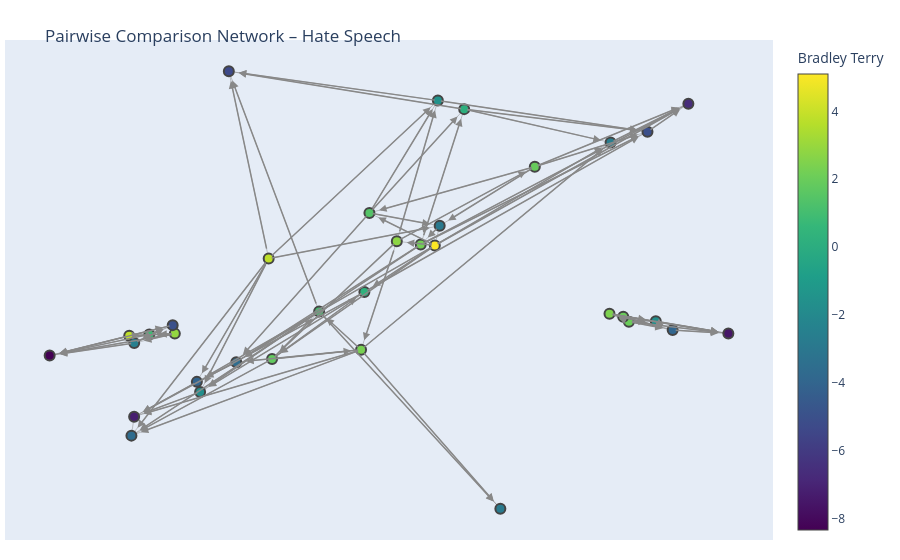

Source (notebook cell):
### Code cell
p.plot_comparison_network(
    decision_col='decision_ministral-3:8b',
    centrality_measure='bradley_terry', # we offer a few different ways to examine this
    data_df = p.data,
    scored_df = p.scored_df,
    score_col='Bradley_Terry_Score_full_ministral-3:8b'
)

### Figure 1 — Plotly figure (JSON) as saved in the notebook; plotly's stock layout.template omitted (floating-point values rounded to 4 significant figures; data arrays with more than 128 entries replaced by an {"elided": "..."} marker saying what was removed)
{"data": [{"hoverinfo": "none", "line": {"color": "#888", "width": 0.5}, "mode": "lines", "type": "scatter", "x": {"elided": "273 float values"}, "y": {"elided": "273 float values"}}, {"hoverinfo": "text", "marker": {"color": [3.796, -1.742, 2.314, -2.651, -4.064, 5.1, 1.789, -3.608, 1.051, 0.169, 0.2866, -7.231, -2.871, 2.747, -2.85, 1.42, -3.588, -6.636, 1.942, -5.048, -1.532, 2.211, -5.301, 3.808, -2.559, 2.9, -5.002, 0.8626, -8.34, 2.015, -3.97, -7.534, -1.674, 2.015, 2.431], "colorbar": {"title": {"text": "Bradley Terry"}}, "colorscale": [[0, "#440154"], [0.1111, "#482878"], [0.2222, "#3e4989"], [0.3333, "#31688e"], [0.4444, "#26828e"], [0.5556, "#1f9e89"], [0.6667, "#35b779"], [0.7778, "#6ece58"], [0.8889, "#b5de2b"], [1, "#fde725"]], "line": {"width": 2}, "showscale": true, "size": 10}, "mode": "markers", "text": ["<b>3068</b><br><br>MGTOW is fucking gay why don't you just castrate yourself", "<b>35743</b><br><br>Meet the 23-Year-Old Indian Origin Doctor Bhasha Mukherjee,<br>Who Is Now 'Miss England' URL", "<b>9814</b><br><br>I'll fuck your face while I abuse your tits and slap your<br>pussy until I've drained every drop of cum out of my balls", "<b>32523</b><br><br>New Issue from the @GaDjournal on Humanitarian Action and<br>Crisis Response, looking at cutting-edge insights on<br>innovative humanitarian programming aiming to advance<br>women's rights and gender equality URL URL", "<b>11870</b><br><br>Got it. Thanks for the clarifying and congrats for you on<br>being open and proud about your sexuality. It's a hard<br>journey for many to accept and is a beautiful thing when<br>people can be open and confident about who they truly are!", "<b>43497</b><br><br>White nationalists will be always be that, deplorables in<br>every sense, and the people that say they are not, are<br>either liars or idiots, enjoy while it last, it won't be<br>long anyway. I am tired of them and idiots scare me more<br>than al-queda at this point, so guess who I want gone by<br>now. , I want the hypocrite liars and real evil people dead<br>or in healing forever, but the rest of idiots? Want to be<br>merciful with them, just gone and ever come back..", "<b>28090</b><br><br>@freetobe66 @michaelbeatty3 @1Romans58 @realDonaldTrump I<br>Will Be Damned If My Federal Tax Dollars Will Be Used To<br>Give Scum Sucking Illegals Free Health Insurance. They<br>Should Be Terminated At The Border", "<b>5719</b><br><br>Literally anything racist or with the nword", "<b>405</b><br><br>MemeriTV: \"The US is a filthy whore dog of Israel!\"", "<b>10695</b><br><br>That's why that one came here, went through the difficult<br>process of getting a green card, waited for citizenship, got<br>citizenship, became a part of her community, won election to<br>the a Minnesota House, and won election to the US House.<br>Sounds pretty much like she must love this country.", "<b>3352</b><br><br>Woman: Cries Early 20th century psychiatrist: She's mentally<br>ill, put her in the insane asylum!", "<b>48374</b><br><br>Straight white Male but Fuckin love this song. \"Why men<br>great till they gotta be great?\" No Idea still tryin to<br>figure that out myself.", "<b>48685</b><br><br>Libtard self-hating unhappy women pretending. and falsely<br>claiming to be \"religious conservative women\" replying to<br>that article complaining about it's findings, it's so<br>obvious", "<b>22129</b><br><br>@CardDominant here to spoil but you're talking shit ?? Shut<br>the fuck up. Can't even show your ugly ass face cause you're<br>probably some old fucking hag who has a clit instead of a<br>dick. Blocked again.", "<b>14716</b><br><br>Yeah, like I said I agree with that point. Neuer, Lahm,<br>Boateng, Schweinsteiger, Müller is still a big group of<br>players that were important for the WC win and shaped<br>Bayern.", "<b>802</b><br><br>see this is why aliens wont come here well just call them<br>weird and enslave them or kill them all", "<b>45712</b><br><br>America God Said Stop Abortions. He is not joking!!!!!! For<br>Full prophecy go to King of Glory Ministries on YouTube", "<b>7153</b><br><br>Such an amazing culture and religion, they're so emotional<br>but benevolent! ♥ South America has a large following of<br>Yoruba religions (Umbanda and Candomblé) and the<br>celebrations are incredible.", "<b>15892</b><br><br>Hope he gets PTSD when I rip Fattys intestines out of his<br>asshole.", "<b>21374</b><br><br>O Allah, forgive him and elevate his station among those who<br>are guided. Send him along the path of those who came<br>before, and forgive us and him, O Lord of the worlds.<br>Enlarge for him his grave and shed light upon him in it. URL", "<b>20877</b><br><br>Wait— Dudes are clowning this kid and calling him gay for<br>wearing pink? Ya really not comfortable with your own<br>sexuality and it shows. I think this fit is dumb cute. URL", "<b>36407</b><br><br>No, he's giving arms to Saudi Arabia. You know, the one's<br>who killed a journalist because he called them out on their<br>evil, and where the vast majority of terrorists usually come<br>from. Last time I checked, Mexicans didn't bring down the<br>Trade Center towers, did they, princess? URL", "<b>5360</b><br><br>Fellow trans girl here! Love and support confirmed!", "<b>3658</b><br><br>Go kill yourself you giving a bad rep for all minorities you<br>fucking cum licker , dick chomper , big red", "<b>44720</b><br><br>The only due process is deportation. Seriously people? There<br>should never be any RIGHTS guaranteed to any ILLEGAL other<br>than a bus ride back to the country they snuck over the<br>boarder from.", "<b>39510</b><br><br>wow what a retardedly retarded retard", "<b>25153</b><br><br>@realDonaldTrump This is what the UK Really thinks of you...<br>There were no large cheering & flag waving crowds... There<br>were thousands of JEERING men women & children in protest<br>that you set foot on our soil! #TrumpUKVisit #TrumpProtest<br>#Mueller URL", "<b>37425</b><br><br>@CarmineSabia Name muslim terrorist when they attack ill<br>wait the second shooting was donw by a leftt dem you lot<br>will be silenced on that one though", "<b>22840</b><br><br>URL helping the rohingya refugees is also another cause that<br>you could also spend your time on ❤️ be kind", "<b>47219</b><br><br>Yea we should just go ahead and blow that shit hole of a<br>country up.", "<b>39586</b><br><br>Whore knows her place as a man's sex object URL", "<b>42616</b><br><br>Me too! It's the 21st century and they still haven't learned<br>anything from Dr. Martin Luther King!", "<b>17004</b><br><br>Yeah, not like those liberated hollywood types who just rape<br>women and children. Definitely morally superior.", "<b>27488</b><br><br>@r4ndie98 Gay ass cunt!", "<b>17594</b><br><br>Because Muslims are the most visible brown people. People<br>like you who suck white people's dick are hopeless."], "type": "scatter", "x": [-0.329, -0.5272, -0.06188, 0.6595, -0.5366, 0.1513, -0.3192, -0.7258, -0.1831, 0.2363, -0.05226, -0.718, 0.1654, 0.04145, 0.3408, -0.03772, -0.4227, 0.8844, 0.4404, 0.7662, 0.1602, 0.1106, -0.4442, -0.7321, -0.7178, -0.6003, -0.6065, -0.6741, -0.9622, 0.7125, 0.839, 1, 0.7902, 0.6961, 0.6564], "y": [0.1151, -0.435, -0.2608, 0.5936, -0.3931, 0.1694, -0.2989, -0.6148, -0.1027, 0.7313, -0.02249, -0.5366, 0.2503, 0.1864, -0.9162, 0.3032, -0.3118, 0.7538, 0.4938, 0.6385, 0.7667, 0.1731, 0.8875, -0.2026, -0.2328, -0.1942, -0.1592, -0.1976, -0.2848, -0.1452, -0.1794, -0.1939, -0.1436, -0.1242, -0.1127]}], "layout": {"annotations": [{"arrowcolor": "#888", "arrowhead": 2, "arrowsize": 1, "arrowwidth": 1.5, "ax": -0.329, "axref": "x", "ay": 0.1151, "ayref": "y", "showarrow": true, "standoff": 10, "x": -0.5272, "xref": "x", "y": -0.435, "yref": "y"}, {"arrowcolor": "#888", "arrowhead": 2, "arrowsize": 1, "arrowwidth": 1.5, "ax": -0.329, "axref": "x", "ay": 0.1151, "ayref": "y", "showarrow": true, "standoff": 10, "x": -0.5366, "xref": "x", "y": -0.3931, "yref": "y"}, {"arrowcolor": "#888", "arrowhead": 2, "arrowsize": 1, "arrowwidth": 1.5, "ax": -0.329, "axref": "x", "ay": 0.1151, "ayref": "y", "showarrow": true, "standoff": 10, "x": -0.7258, "xref": "x", "y": -0.6148, "yref": "y"}, {"arrowcolor": "#888", "arrowhead": 2, "arrowsize": 1, "arrowwidth": 1.5, "ax": -0.329, "axref": "x", "ay": 0.1151, "ayref": "y", "showarrow": true, "standoff": 10, "x": 0.1602, "xref": "x", "y": 0.7667, "yref": "y"}, {"arrowcolor": "#888", "arrowhead": 2, "arrowsize": 1, "arrowwidth": 1.5, "ax": -0.329, "axref": "x", "ay": 0.1151, "ayref": "y", "showarrow": true, "standoff": 10, "x": 0.1654, "xref": "x", "y": 0.2503, "yref": "y"}, {"arrowcolor": "#888", "arrowhead": 2, "arrowsize": 1, "arrowwidth": 1.5, "ax": -0.329, "axref": "x", "ay": 0.1151, "ayref": "y", "showarrow": true, "standoff": 10, "x": -0.4442, "xref": "x", "y": 0.8875, "yref": "y"}, {"arrowcolor": "#888", "arrowhead": 2, "arrowsize": 1, "arrowwidth": 1.5, "ax": -0.5272, "axref": "x", "ay": -0.435, "ayref": "y", "showarrow": true, "standoff": 10, "x": -0.5366, "xref": "x", "y": -0.3931, "yref": "y"}, {"arrowcolor": "#888", "arrowhead": 2, "arrowsize": 1, "arrowwidth": 1.5, "ax": -0.5272, "axref": "x", "ay": -0.435, "ayref": "y", "showarrow": true, "standoff": 10, "x": -0.718, "xref": "x", "y": -0.5366, "yref": "y"}, {"arrowcolor": "#888", "arrowhead": 2, "arrowsize": 1, "arrowwidth": 1.5, "ax": -0.06188, "axref": "x", "ay": -0.2608, "ayref": "y", "showarrow": true, "standoff": 10, "x": 0.6595, "xref": "x", "y": 0.5936, "yref": "y"}, {"arrowcolor": "#888", "arrowhead": 2, "arrowsize": 1, "arrowwidth": 1.5, "ax": -0.06188, "axref": "x", "ay": -0.2608, "ayref": "y", "showarrow": true, "standoff": 10, "x": 0.3408, "xref": "x", "y": -0.9162, "yref": "y"}, {"arrowcolor": "#888", "arrowhead": 2, "arrowsize": 1, "arrowwidth": 1.5, "ax": -0.06188, "axref": "x", "ay": -0.2608, "ayref": "y", "showarrow": true, "standoff": 10, "x": -0.7258, "xref": "x", "y": -0.6148, "yref": "y"}, {"arrowcolor": "#888", "arrowhead": 2, "arrowsize": 1, "arrowwidth": 1.5, "ax": -0.06188, "axref": "x", "ay": -0.2608, "ayref": "y", "showarrow": true, "standoff": 10, "x": -0.4227, "xref": "x", "y": -0.3118, "yref": "y"}, {"arrowcolor": "#888", "arrowhead": 2, "arrowsize": 1, "arrowwidth": 1.5, "ax": -0.06188, "axref": "x", "ay": -0.2608, "ayref": "y", "showarrow": true, "standoff": 10, "x": -0.1831, "xref": "x", "y": -0.1027, "yref": "y"}, {"arrowcolor": "#888", "arrowhead": 2, "arrowsize": 1, "arrowwidth": 1.5, "ax": -0.06188, "axref": "x", "ay": -0.2608, "ayref": "y", "showarrow": true, "standoff": 10, "x": -0.718, "xref": "x", "y": -0.5366, "yref": "y"}, {"arrowcolor": "#888", "arrowhead": 2, "arrowsize": 1, "arrowwidth": 1.5, "ax": 0.6595, "axref": "x", "ay": 0.5936, "ayref": "y", "showarrow": true, "standoff": 10, "x": 0.8844, "xref": "x", "y": 0.7538, "yref": "y"}, {"arrowcolor": "#888", "arrowhead": 2, "arrowsize": 1, "arrowwidth": 1.5, "ax": -0.5366, "axref": "x", "ay": -0.3931, "ayref": "y", "showarrow": true, "standoff": 10, "x": -0.718, "xref": "x", "y": -0.5366, "yref": "y"}, {"arrowcolor": "#888", "arrowhead": 2, "arrowsize": 1, "arrowwidth": 1.5, "ax": 0.1513, "axref": "x", "ay": 0.1694, "ayref": "y", "showarrow": true, "standoff": 10, "x": -0.5366, "xref": "x", "y": -0.3931, "yref": "y"}, {"arrowcolor": "#888", "arrowhead": 2, "arrowsize": 1, "arrowwidth": 1.5, "ax": 0.1513, "axref": "x", "ay": 0.1694, "ayref": "y", "showarrow": true, "standoff": 10, "x": 0.1654, "xref": "x", "y": 0.2503, "yref": "y"}, {"arrowcolor": "#888", "arrowhead": 2, "arrowsize": 1, "arrowwidth": 1.5, "ax": 0.1513, "axref": "x", "ay": 0.1694, "ayref": "y", "showarrow": true, "standoff": 10, "x": 0.04145, "xref": "x", "y": 0.1864, "yref": "y"}, {"arrowcolor": "#888", "arrowhead": 2, "arrowsize": 1, "arrowwidth": 1.5, "ax": 0.1513, "axref": "x", "ay": 0.1694, "ayref": "y", "showarrow": true, "standoff": 10, "x": -0.05226, "xref": "x", "y": -0.02249, "yref": "y"}, {"arrowcolor": "#888", "arrowhead": 2, "arrowsize": 1, "arrowwidth": 1.5, "ax": 0.1513, "axref": "x", "ay": 0.1694, "ayref": "y", "showarrow": true, "standoff": 10, "x": 0.8844, "xref": "x", "y": 0.7538, "yref": "y"}, {"arrowcolor": "#888", "arrowhead": 2, "arrowsize": 1, "arrowwidth": 1.5, "ax": 0.1513, "axref": "x", "ay": 0.1694, "ayref": "y", "showarrow": true, "standoff": 10, "x": 0.6595, "xref": "x", "y": 0.5936, "yref": "y"}, {"arrowcolor": "#888", "arrowhead": 2, "arrowsize": 1, "arrowwidth": 1.5, "ax": 0.1513, "axref": "x", "ay": 0.1694, "ayref": "y", "showarrow": true, "standoff": 10, "x": -0.3192, "xref": "x", "y": -0.2989, "yref": "y"}, {"arrowcolor": "#888", "arrowhead": 2, "arrowsize": 1, "arrowwidth": 1.5, "ax": 0.1513, "axref": "x", "ay": 0.1694, "ayref": "y", "showarrow": true, "standoff": 10, "x": -0.03772, "xref": "x", "y": 0.3032, "yref": "y"}, {"arrowcolor": "#888", "arrowhead": 2, "arrowsize": 1, "arrowwidth": 1.5, "ax": -0.3192, "axref": "x", "ay": -0.2989, "ayref": "y", "showarrow": true, "standoff": 10, "x": -0.7258, "xref": "x", "y": -0.6148, "yref": "y"}, {"arrowcolor": "#888", "arrowhead": 2, "arrowsize": 1, "arrowwidth": 1.5, "ax": -0.3192, "axref": "x", "ay": -0.2989, "ayref": "y", "showarrow": true, "standoff": 10, "x": -0.06188, "xref": "x", "y": -0.2608, "yref": "y"}, {"arrowcolor": "#888", "arrowhead": 2, "arrowsize": 1, "arrowwidth": 1.5, "ax": -0.3192, "axref": "x", "ay": -0.2989, "ayref": "y", "showarrow": true, "standoff": 10, "x": -0.05226, "xref": "x", "y": -0.02249, "yref": "y"}, {"arrowcolor": "#888", "arrowhead": 2, "arrowsize": 1, "arrowwidth": 1.5, "ax": -0.3192, "axref": "x", "ay": -0.2989, "ayref": "y", "showarrow": true, "standoff": 10, "x": -0.1831, "xref": "x", "y": -0.1027, "yref": "y"}, {"arrowcolor": "#888", "arrowhead": 2, "arrowsize": 1, "arrowwidth": 1.5, "ax": -0.7258, "axref": "x", "ay": -0.6148, "ayref": "y", "showarrow": true, "standoff": 10, "x": -0.718, "xref": "x", "y": -0.5366, "yref": "y"}, {"arrowcolor": "#888", "arrowhead": 2, "arrowsize": 1, "arrowwidth": 1.5, "ax": -0.1831, "axref": "x", "ay": -0.1027, "ayref": "y", "showarrow": true, "standoff": 10, "x": -0.5272, "xref": "x", "y": -0.435, "yref": "y"}, {"arrowcolor": "#888", "arrowhead": 2, "arrowsize": 1, "arrowwidth": 1.5, "ax": -0.1831, "axref": "x", "ay": -0.1027, "ayref": "y", "showarrow": true, "standoff": 10, "x": -0.4227, "xref": "x", "y": -0.3118, "yref": "y"}, {"arrowcolor": "#888", "arrowhead": 2, "arrowsize": 1, "arrowwidth": 1.5, "ax": -0.1831, "axref": "x", "ay": -0.1027, "ayref": "y", "showarrow": true, "standoff": 10, "x": 0.3408, "xref": "x", "y": -0.9162, "yref": "y"}, {"arrowcolor": "#888", "arrowhead": 2, "arrowsize": 1, "arrowwidth": 1.5, "ax": -0.1831, "axref": "x", "ay": -0.1027, "ayref": "y", "showarrow": true, "standoff": 10, "x": -0.4442, "xref": "x", "y": 0.8875, "yref": "y"}, {"arrowcolor": "#888", "arrowhead": 2, "arrowsize": 1, "arrowwidth": 1.5, "ax": 0.2363, "axref": "x", "ay": 0.7313, "ayref": "y", "showarrow": true, "standoff": 10, "x": 0.6595, "xref": "x", "y": 0.5936, "yref": "y"}, {"arrowcolor": "#888", "arrowhead": 2, "arrowsize": 1, "arrowwidth": 1.5, "ax": 0.2363, "axref": "x", "ay": 0.7313, "ayref": "y", "showarrow": true, "standoff": 10, "x": 0.7662, "xref": "x", "y": 0.6385, "yref": "y"}, {"arrowcolor": "#888", "arrowhead": 2, "arrowsize": 1, "arrowwidth": 1.5, "ax": 0.2363, "axref": "x", "ay": 0.7313, "ayref": "y", "showarrow": true, "standoff": 10, "x": -0.4442, "xref": "x", "y": 0.8875, "yref": "y"}, {"arrowcolor": "#888", "arrowhead": 2, "arrowsize": 1, "arrowwidth": 1.5, "ax": -0.05226, "axref": "x", "ay": -0.02249, "ayref": "y", "showarrow": true, "standoff": 10, "x": -0.718, "xref": "x", "y": -0.5366, "yref": "y"}, {"arrowcolor": "#888", "arrowhead": 2, "arrowsize": 1, "arrowwidth": 1.5, "ax": -0.05226, "axref": "x", "ay": -0.02249, "ayref": "y", "showarrow": true, "standoff": 10, "x": 0.7662, "xref": "x", "y": 0.6385, "yref": "y"}, {"arrowcolor": "#888", "arrowhead": 2, "arrowsize": 1, "arrowwidth": 1.5, "ax": -0.05226, "axref": "x", "ay": -0.02249, "ayref": "y", "showarrow": true, "standoff": 10, "x": -0.5272, "xref": "x", "y": -0.435, "yref": "y"}, {"arrowcolor": "#888", "arrowhead": 2, "arrowsize": 1, "arrowwidth": 1.5, "ax": 0.1654, "axref": "x", "ay": 0.2503, "ayref": "y", "showarrow": true, "standoff": 10, "x": 0.1106, "xref": "x", "y": 0.1731, "yref": "y"}, {"arrowcolor": "#888", "arrowhead": 2, "arrowsize": 1, "arrowwidth": 1.5, "ax": 0.04145, "axref": "x", "ay": 0.1864, "ayref": "y", "showarrow": true, "standoff": 10, "x": -0.3192, "xref": "x", "y": -0.2989, "yref": "y"}, {"arrowcolor": "#888", "arrowhead": 2, "arrowsize": 1, "arrowwidth": 1.5, "ax": 0.04145, "axref": "x", "ay": 0.1864, "ayref": "y", "showarrow": true, "standoff": 10, "x": -0.06188, "xref": "x", "y": -0.2608, "yref": "y"}, {"arrowcolor": "#888", "arrowhead": 2, "arrowsize": 1, "arrowwidth": 1.5, "ax": 0.04145, "axref": "x", "ay": 0.1864, "ayref": "y", "showarrow": true, "standoff": 10, "x": 0.1602, "xref": "x", "y": 0.7667, "yref": "y"}, {"arrowcolor": "#888", "arrowhead": 2, "arrowsize": 1, "arrowwidth": 1.5, "ax": 0.04145, "axref": "x", "ay": 0.1864, "ayref": "y", "showarrow": true, "standoff": 10, "x": 0.4404, "xref": "x", "y": 0.4938, "yref": "y"}, {"arrowcolor": "#888", "arrowhead": 2, "arrowsize": 1, "arrowwidth": 1.5, "ax": -0.03772, "axref": "x", "ay": 0.3032, "ayref": "y", "showarrow": true, "standoff": 10, "x": -0.4227, "xref": "x", "y": -0.3118, "yref": "y"}, {"arrowcolor": "#888", "arrowhead": 2, "arrowsize": 1, "arrowwidth": 1.5, "ax": -0.03772, "axref": "x", "ay": 0.3032, "ayref": "y", "showarrow": true, "standoff": 10, "x": 0.1602, "xref": "x", "y": 0.7667, "yref": "y"}, {"arrowcolor": "#888", "arrowhead": 2, "arrowsize": 1, "arrowwidth": 1.5, "ax": -0.03772, "axref": "x", "ay": 0.3032, "ayref": "y", "showarrow": true, "standoff": 10, "x": 0.2363, "xref": "x", "y": 0.7313, "yref": "y"}, {"arrowcolor": "#888", "arrowhead": 2, "arrowsize": 1, "arrowwidth": 1.5, "ax": -0.03772, "axref": "x", "ay": 0.3032, "ayref": "y", "showarrow": true, "standoff": 10, "x": 0.1654, "xref": "x", "y": 0.2503, "yref": "y"}, {"arrowcolor": "#888", "arrowhead": 2, "arrowsize": 1, "arrowwidth": 1.5, "ax": -0.4227, "axref": "x", "ay": -0.3118, "ayref": "y", "showarrow": true, "standoff": 10, "x": -0.5366, "xref": "x", "y": -0.3931, "yref": "y"}, {"arrowcolor": "#888", "arrowhead": 2, "arrowsize": 1, "arrowwidth": 1.5, "ax": 0.4404, "axref": "x", "ay": 0.4938, "ayref": "y", "showarrow": true, "standoff": 10, "x": 0.7662, "xref": "x", "y": 0.6385, "yref": "y"}, {"arrowcolor": "#888", "arrowhead": 2, "arrowsize": 1, "arrowwidth": 1.5, "ax": 0.4404, "axref": "x", "ay": 0.4938, "ayref": "y", "showarrow": true, "standoff": 10, "x": -0.03772, "xref": "x", "y": 0.3032, "yref": "y"}, {"arrowcolor": "#888", "arrowhead": 2, "arrowsize": 1, "arrowwidth": 1.5, "ax": 0.4404, "axref": "x", "ay": 0.4938, "ayref": "y", "showarrow": true, "standoff": 10, "x": 0.1654, "xref": "x", "y": 0.2503, "yref": "y"}, {"arrowcolor": "#888", "arrowhead": 2, "arrowsize": 1, "arrowwidth": 1.5, "ax": 0.4404, "axref": "x", "ay": 0.4938, "ayref": "y", "showarrow": true, "standoff": 10, "x": 0.8844, "xref": "x", "y": 0.7538, "yref": "y"}, {"arrowcolor": "#888", "arrowhead": 2, "arrowsize": 1, "arrowwidth": 1.5, "ax": 0.7662, "axref": "x", "ay": 0.6385, "ayref": "y", "showarrow": true, "standoff": 10, "x": 0.8844, "xref": "x", "y": 0.7538, "yref": "y"}, {"arrowcolor": "#888", "arrowhead": 2, "arrowsize": 1, "arrowwidth": 1.5, "ax": 0.1602, "axref": "x", "ay": 0.7667, "ayref": "y", "showarrow": true, "standoff": 10, "x": 0.7662, "xref": "x", "y": 0.6385, "yref": "y"}, {"arrowcolor": "#888", "arrowhead": 2, "arrowsize": 1, "arrowwidth": 1.5, "ax": 0.1602, "axref": "x", "ay": 0.7667, "ayref": "y", "showarrow": true, "standoff": 10, "x": -0.4442, "xref": "x", "y": 0.8875, "yref": "y"}, {"arrowcolor": "#888", "arrowhead": 2, "arrowsize": 1, "arrowwidth": 1.5, "ax": 0.1106, "axref": "x", "ay": 0.1731, "ayref": "y", "showarrow": true, "standoff": 10, "x": 0.2363, "xref": "x", "y": 0.7313, "yref": "y"}, {"arrowcolor": "#888", "arrowhead": 2, "arrowsize": 1, "arrowwidth": 1.5, "ax": 0.1106, "axref": "x", "ay": 0.1731, "ayref": "y", "showarrow": true, "standoff": 10, "x": -0.7258, "xref": "x", "y": -0.6148, "yref": "y"}, {"arrowcolor": "#888", "arrowhead": 2, "arrowsize": 1, "arrowwidth": 1.5, "ax": 0.1106, "axref": "x", "ay": 0.1731, "ayref": "y", "showarrow": true, "standoff": 10, "x": 0.8844, "xref": "x", "y": 0.7538, "yref": "y"}, {"arrowcolor": "#888", "arrowhead": 2, "arrowsize": 1, "arrowwidth": 1.5, "ax": 0.1106, "axref": "x", "ay": 0.1731, "ayref": "y", "showarrow": true, "standoff": 10, "x": -0.4227, "xref": "x", "y": -0.3118, "yref": "y"}, {"arrowcolor": "#888", "arrowhead": 2, "arrowsize": 1, "arrowwidth": 1.5, "ax": 0.1106, "axref": "x", "ay": 0.1731, "ayref": "y", "showarrow": true, "standoff": 10, "x": 0.7662, "xref": "x", "y": 0.6385, "yref": "y"}, {"arrowcolor": "#888", "arrowhead": 2, "arrowsize": 1, "arrowwidth": 1.5, "ax": -0.7321, "axref": "x", "ay": -0.2026, "ayref": "y", "showarrow": true, "standoff": 10, "x": -0.7178, "xref": "x", "y": -0.2328, "yref": "y"}, {"arrowcolor": "#888", "arrowhead": 2, "arrowsize": 1, "arrowwidth": 1.5, "ax": -0.7321, "axref": "x", "ay": -0.2026, "ayref": "y", "showarrow": true, "standoff": 10, "x": -0.6065, "xref": "x", "y": -0.1592, "yref": "y"}, {"arrowcolor": "#888", "arrowhead": 2, "arrowsize": 1, "arrowwidth": 1.5, "ax": -0.7321, "axref": "x", "ay": -0.2026, "ayref": "y", "showarrow": true, "standoff": 10, "x": -0.6003, "xref": "x", "y": -0.1942, "yref": "y"}, {"arrowcolor": "#888", "arrowhead": 2, "arrowsize": 1, "arrowwidth": 1.5, "ax": -0.7321, "axref": "x", "ay": -0.2026, "ayref": "y", "showarrow": true, "standoff": 10, "x": -0.9622, "xref": "x", "y": -0.2848, "yref": "y"}, {"arrowcolor": "#888", "arrowhead": 2, "arrowsize": 1, "arrowwidth": 1.5, "ax": -0.7321, "axref": "x", "ay": -0.2026, "ayref": "y", "showarrow": true, "standoff": 10, "x": -0.6741, "xref": "x", "y": -0.1976, "yref": "y"}, {"arrowcolor": "#888", "arrowhead": 2, "arrowsize": 1, "arrowwidth": 1.5, "ax": -0.7178, "axref": "x", "ay": -0.2328, "ayref": "y", "showarrow": true, "standoff": 10, "x": -0.6065, "xref": "x", "y": -0.1592, "yref": "y"}, {"arrowcolor": "#888", "arrowhead": 2, "arrowsize": 1, "arrowwidth": 1.5, "ax": -0.7178, "axref": "x", "ay": -0.2328, "ayref": "y", "showarrow": true, "standoff": 10, "x": -0.9622, "xref": "x", "y": -0.2848, "yref": "y"}, {"arrowcolor": "#888", "arrowhead": 2, "arrowsize": 1, "arrowwidth": 1.5, "ax": -0.6003, "axref": "x", "ay": -0.1942, "ayref": "y", "showarrow": true, "standoff": 10, "x": -0.7178, "xref": "x", "y": -0.2328, "yref": "y"}, {"arrowcolor": "#888", "arrowhead": 2, "arrowsize": 1, "arrowwidth": 1.5, "ax": -0.6003, "axref": "x", "ay": -0.1942, "ayref": "y", "showarrow": true, "standoff": 10, "x": -0.6741, "xref": "x", "y": -0.1976, "yref": "y"}, {"arrowcolor": "#888", "arrowhead": 2, "arrowsize": 1, "arrowwidth": 1.5, "ax": -0.6003, "axref": "x", "ay": -0.1942, "ayref": "y", "showarrow": true, "standoff": 10, "x": -0.6065, "xref": "x", "y": -0.1592, "yref": "y"}, {"arrowcolor": "#888", "arrowhead": 2, "arrowsize": 1, "arrowwidth": 1.5, "ax": -0.6003, "axref": "x", "ay": -0.1942, "ayref": "y", "showarrow": true, "standoff": 10, "x": -0.9622, "xref": "x", "y": -0.2848, "yref": "y"}, {"arrowcolor": "#888", "arrowhead": 2, "arrowsize": 1, "arrowwidth": 1.5, "ax": -0.6065, "axref": "x", "ay": -0.1592, "ayref": "y", "showarrow": true, "standoff": 10, "x": -0.9622, "xref": "x", "y": -0.2848, "yref": "y"}, {"arrowcolor": "#888", "arrowhead": 2, "arrowsize": 1, "arrowwidth": 1.5, "ax": -0.6741, "axref": "x", "ay": -0.1976, "ayref": "y", "showarrow": true, "standoff": 10, "x": -0.9622, "xref": "x", "y": -0.2848, "yref": "y"}, {"arrowcolor": "#888", "arrowhead": 2, "arrowsize": 1, "arrowwidth": 1.5, "ax": -0.6741, "axref": "x", "ay": -0.1976, "ayref": "y", "showarrow": true, "standoff": 10, "x": -0.6065, "xref": "x", "y": -0.1592, "yref": "y"}, {"arrowcolor": "#888", "arrowhead": 2, "arrowsize": 1, "arrowwidth": 1.5, "ax": -0.6741, "axref": "x", "ay": -0.1976, "ayref": "y", "showarrow": true, "standoff": 10, "x": -0.7178, "xref": "x", "y": -0.2328, "yref": "y"}, {"arrowcolor": "#888", "arrowhead": 2, "arrowsize": 1, "arrowwidth": 1.5, "ax": 0.7125, "axref": "x", "ay": -0.1452, "ayref": "y", "showarrow": true, "standoff": 10, "x": 0.839, "xref": "x", "y": -0.1794, "yref": "y"}, {"arrowcolor": "#888", "arrowhead": 2, "arrowsize": 1, "arrowwidth": 1.5, "ax": 0.7125, "axref": "x", "ay": -0.1452, "ayref": "y", "showarrow": true, "standoff": 10, "x": 1, "xref": "x", "y": -0.1939, "yref": "y"}, {"arrowcolor": "#888", "arrowhead": 2, "arrowsize": 1, "arrowwidth": 1.5, "ax": 0.7125, "axref": "x", "ay": -0.1452, "ayref": "y", "showarrow": true, "standoff": 10, "x": 0.7902, "xref": "x", "y": -0.1436, "yref": "y"}, {"arrowcolor": "#888", "arrowhead": 2, "arrowsize": 1, "arrowwidth": 1.5, "ax": 0.7125, "axref": "x", "ay": -0.1452, "ayref": "y", "showarrow": true, "standoff": 10, "x": 0.6564, "xref": "x", "y": -0.1127, "yref": "y"}, {"arrowcolor": "#888", "arrowhead": 2, "arrowsize": 1, "arrowwidth": 1.5, "ax": 0.839, "axref": "x", "ay": -0.1794, "ayref": "y", "showarrow": true, "standoff": 10, "x": 1, "xref": "x", "y": -0.1939, "yref": "y"}, {"arrowcolor": "#888", "arrowhead": 2, "arrowsize": 1, "arrowwidth": 1.5, "ax": 0.7902, "axref": "x", "ay": -0.1436, "ayref": "y", "showarrow": true, "standoff": 10, "x": 0.839, "xref": "x", "y": -0.1794, "yref": "y"}, {"arrowcolor": "#888", "arrowhead": 2, "arrowsize": 1, "arrowwidth": 1.5, "ax": 0.7902, "axref": "x", "ay": -0.1436, "ayref": "y", "showarrow": true, "standoff": 10, "x": 1, "xref": "x", "y": -0.1939, "yref": "y"}, {"arrowcolor": "#888", "arrowhead": 2, "arrowsize": 1, "arrowwidth": 1.5, "ax": 0.6961, "axref": "x", "ay": -0.1242, "ayref": "y", "showarrow": true, "standoff": 10, "x": 0.7125, "xref": "x", "y": -0.1452, "yref": "y"}, {"arrowcolor": "#888", "arrowhead": 2, "arrowsize": 1, "arrowwidth": 1.5, "ax": 0.6961, "axref": "x", "ay": -0.1242, "ayref": "y", "showarrow": true, "standoff": 10, "x": 1, "xref": "x", "y": -0.1939, "yref": "y"}, {"arrowcolor": "#888", "arrowhead": 2, "arrowsize": 1, "arrowwidth": 1.5, "ax": 0.6961, "axref": "x", "ay": -0.1242, "ayref": "y", "showarrow": true, "standoff": 10, "x": 0.839, "xref": "x", "y": -0.1794, "yref": "y"}, {"arrowcolor": "#888", "arrowhead": 2, "arrowsize": 1, "arrowwidth": 1.5, "ax": 0.6961, "axref": "x", "ay": -0.1242, "ayref": "y", "showarrow": true, "standoff": 10, "x": 0.7902, "xref": "x", "y": -0.1436, "yref": "y"}, {"arrowcolor": "#888", "arrowhead": 2, "arrowsize": 1, "arrowwidth": 1.5, "ax": 0.6564, "axref": "x", "ay": -0.1127, "ayref": "y", "showarrow": true, "standoff": 10, "x": 0.7902, "xref": "x", "y": -0.1436, "yref": "y"}, {"arrowcolor": "#888", "arrowhead": 2, "arrowsize": 1, "arrowwidth": 1.5, "ax": 0.6564, "axref": "x", "ay": -0.1127, "ayref": "y", "showarrow": true, "standoff": 10, "x": 1, "xref": "x", "y": -0.1939, "yref": "y"}, {"arrowcolor": "#888", "arrowhead": 2, "arrowsize": 1, "arrowwidth": 1.5, "ax": 0.6564, "axref": "x", "ay": -0.1127, "ayref": "y", "showarrow": true, "standoff": 10, "x": 0.839, "xref": "x", "y": -0.1794, "yref": "y"}, {"arrowcolor": "#888", "arrowhead": 2, "arrowsize": 1, "arrowwidth": 1.5, "ax": 0.6564, "axref": "x", "ay": -0.1127, "ayref": "y", "showarrow": true, "standoff": 10, "x": 0.6961, "xref": "x", "y": -0.1242, "yref": "y"}], "hovermode": "closest", "margin": {"b": 20, "l": 5, "r": 5, "t": 40}, "showlegend": false, "title": {"text": "<br>Pairwise Comparison Network – Hate Speech"}, "xaxis": {"showgrid": false, "showticklabels": false, "zeroline": false}, "yaxis": {"showgrid": false, "showticklabels": false, "zeroline": false}}}
